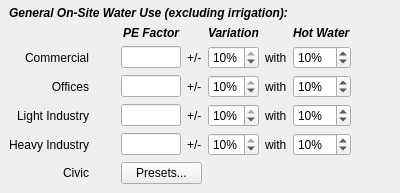
                         <widget class="QWidget" name="nres_pe_widget_2" native="true">
                          <layout class="QGridLayout" name="gridLayout_21">
                           <property name="leftMargin">
                            <number>9</number>
                           </property>
                           <property name="topMargin">
                            <number>6</number>
                           </property>
                           <property name="rightMargin">
                            <number>9</number>
                           </property>
                           <property name="bottomMargin">
                            <number>9</number>
                           </property>
                           <item row="2" column="4">
                            <widget class="QSpinBox" name="com_demandspin_2">
                             <property name="suffix">
                              <string>%</string>
                             </property>
                             <property name="maximum">
                              <number>10</number>
                             </property>
                             <property name="singleStep">
                              <number>5</number>
                             </property>
                             <property name="value">
                              <number>10</number>
                             </property>
                            </widget>
                           </item>
                           <item row="5" column="5">
                            <widget class="QLabel" name="hi_with_2">
                             <property name="text">
                              <string>with</string>
                             </property>
                            </widget>
                           </item>
                           <item row="2" column="3">
                            <widget class="QLabel" name="com_plusminus_2">
                             <property name="text">
                              <string>+/-</string>
                             </property>
                            </widget>
                           </item>
                           <item row="4" column="4">
                            <widget class="QSpinBox" name="li_demandspin_2">
                             <property name="suffix">
                              <string>%</string>
                             </property>
                             <property name="maximum">
                              <number>10</number>
                             </property>
                             <property name="singleStep">
                              <number>5</number>
                             </property>
                             <property name="value">
                              <number>10</number>
                             </property>
                            </widget>
                           </item>
                           <item row="3" column="7">
                            <spacer name="horizontalSpacer_89">
                             <property name="orientation">
                              <enum>Qt::Horizontal</enum>
                             </property>
                             <property name="sizeHint" stdset="0">
                              <size>
                               <width>40</width>
                               <height>20</height>
                              </size>
                             </property>
                            </spacer>
                           </item>
                           <item row="4" column="7">
                            <spacer name="horizontalSpacer_90">
                             <property name="orientation">
                              <enum>Qt::Horizontal</enum>
                             </property>
                             <property name="sizeHint" stdset="0">
                              <size>
                               <width>40</width>
                               <height>20</height>
                              </size>
                             </property>
                            </spacer>
                           </item>
                           <item row="5" column="7">
                            <spacer name="horizontalSpacer_91">
                             <property name="orientation">
                              <enum>Qt::Horizontal</enum>
                             </property>
                             <property name="sizeHint" stdset="0">
                              <size>
                               <width>40</width>
                               <height>20</height>
                              </size>
                             </property>
                            </spacer>
                           </item>
                           <item row="5" column="4">
                            <widget class="QSpinBox" name="hi_demandspin_2">
                             <property name="suffix">
                              <string>%</string>
                             </property>
                             <property name="maximum">
                              <number>10</number>
                             </property>
                             <property name="singleStep">
                              <number>5</number>
                             </property>
                             <property name="value">
                              <number>10</number>
                             </property>
                            </widget>
                           </item>
                           <item row="4" column="5">
                            <widget class="QLabel" name="li_with_2">
                             <property name="text">
                              <string>with</string>
                             </property>
                            </widget>
                           </item>
                           <item row="3" column="3">
                            <widget class="QLabel" name="office_plusminus_2">
                             <property name="text">
                              <string>+/-</string>
                             </property>
                            </widget>
                           </item>
                           <item row="3" column="5">
                            <widget class="QLabel" name="office_with_2">
                             <property name="text">
                              <string>with</string>
                             </property>
                            </widget>
                           </item>
                           <item row="5" column="3">
                            <widget class="QLabel" name="hi_plusminus_2">
                             <property name="text">
                              <string>+/-</string>
                             </property>
                            </widget>
                           </item>
                           <item row="4" column="3">
                            <widget class="QLabel" name="li_plusminus_2">
                             <property name="text">
                              <string>+/-</string>
                             </property>
                            </widget>
                           </item>
                           <item row="1" column="2">
                            <widget class="QLabel" name="nres_header_pefactor">
                             <property name="whatsThis">
                              <string>Estimate of the annual irrigation volume per hectare</string>
                             </property>
                             <property name="text">
                              <string>&lt;html&gt;&lt;head/&gt;&lt;body&gt;&lt;p align=&quot;center&quot;&gt;&lt;span style=&quot; font-weight:600; font-style:italic;&quot;&gt;PE Factor&lt;/span&gt;&lt;/p&gt;&lt;/body&gt;&lt;/html&gt;</string>
                             </property>
                            </widget>
                           </item>
                           <item row="3" column="4">
                            <widget class="QSpinBox" name="office_demandspin_2">
                             <property name="suffix">
                              <string>%</string>
                             </property>
                             <property name="maximum">
                              <number>10</number>
                             </property>
                             <property name="singleStep">
                              <number>5</number>
                             </property>
                             <property name="value">
                              <number>10</number>
                             </property>
                            </widget>
                           </item>
                           <item row="1" column="6">
                            <widget class="QLabel" name="nres_header_hot_2">
                             <property name="whatsThis">
                              <string>Estimate of the annual irrigation volume per hectare</string>
                             </property>
                             <property name="text">
                              <string>&lt;html&gt;&lt;head/&gt;&lt;body&gt;&lt;p&gt;&lt;span style=&quot; font-weight:600; font-style:italic;&quot;&gt;Hot Water&lt;/span&gt;&lt;/p&gt;&lt;/body&gt;&lt;/html&gt;</string>
                             </property>
                            </widget>
                           </item>
                           <item row="1" column="4">
                            <widget class="QLabel" name="nres_header_vary_2">
                             <property name="whatsThis">
                              <string>Estimate of the annual irrigation volume per hectare</string>
                             </property>
                             <property name="text">
                              <string>&lt;html&gt;&lt;head/&gt;&lt;body&gt;&lt;p&gt;&lt;span style=&quot; font-weight:600; font-style:italic;&quot;&gt;Variation&lt;/span&gt;&lt;/p&gt;&lt;/body&gt;&lt;/html&gt;</string>
                             </property>
                            </widget>
                           </item>
                           <item row="6" column="2" colspan="2">
                            <widget class="QPushButton" name="civic_presetsbutton_2">
                             <property name="text">
                              <string>Presets...</string>
                             </property>
                            </widget>
                           </item>
                           <item row="3" column="6">
                            <widget class="QSpinBox" name="office_hotbox_2">
                             <property name="suffix">
                              <string>%</string>
                             </property>
                             <property name="maximum">
                              <number>100</number>
                             </property>
                             <property name="singleStep">
                              <number>5</number>
                             </property>
                             <property name="value">
                              <number>10</number>
                             </property>
                            </widget>
                           </item>
                           <item row="2" column="0">
                            <widget class="QLabel" name="com_lbl_2">
                             <property name="text">
                              <string>Commercial</string>
                             </property>
                             <property name="alignment">
                              <set>Qt::AlignRight|Qt::AlignTrailing|Qt::AlignVCenter</set>
                             </property>
                            </widget>
                           </item>
                           <item row="4" column="6">
                            <widget class="QSpinBox" name="li_hotbox_2">
                             <property name="suffix">
                              <string>%</string>
                             </property>
                             <property name="maximum">
                              <number>100</number>
                             </property>
                             <property name="singleStep">
                              <number>5</number>
                             </property>
                             <property name="value">
                              <number>10</number>
                             </property>
                            </widget>
                           </item>
                           <item row="5" column="2">
                            <widget class="QLineEdit" name="hi_pe">
                             <property name="maximumSize">
                              <size>
                               <width>60</width>
                               <height>16777215</height>
                              </size>
                             </property>
                            </widget>
                           </item>
                           <item row="4" column="0">
                            <widget class="QLabel" name="li_lbl_2">
                             <property name="text">
                              <string>Light Industry</string>
                             </property>
                             <property name="alignment">
                              <set>Qt::AlignRight|Qt::AlignTrailing|Qt::AlignVCenter</set>
                             </property>
                            </widget>
                           </item>
                           <item row="2" column="7">
                            <spacer name="horizontalSpacer_92">
                             <property name="orientation">
                              <enum>Qt::Horizontal</enum>
                             </property>
                             <property name="sizeHint" stdset="0">
                              <size>
                               <width>40</width>
                               <height>20</height>
                              </size>
                             </property>
                            </spacer>
                           </item>
                           <item row="2" column="6">
                            <widget class="QSpinBox" name="com_hotbox_2">
                             <property name="suffix">
                              <string>%</string>
                             </property>
                             <property name="maximum">
                              <number>100</number>
                             </property>
                             <property name="singleStep">
                              <number>5</number>
                             </property>
                             <property name="value">
                              <number>10</number>
                             </property>
                            </widget>
                           </item>
                           <item row="3" column="0">
                            <widget class="QLabel" name="office_lbl_2">
                             <property name="text">
                              <string>Offices</string>
                             </property>
                             <property name="alignment">
                              <set>Qt::AlignRight|Qt::AlignTrailing|Qt::AlignVCenter</set>
                             </property>
                            </widget>
                           </item>
                           <item row="2" column="5">
                            <widget class="QLabel" name="com_with_2">
                             <property name="text">
                              <string>with</string>
                             </property>
                            </widget>
                           </item>
                           <item row="4" column="2">
                            <widget class="QLineEdit" name="li_pe">
                             <property name="maximumSize">
                              <size>
                               <width>60</width>
                               <height>16777215</height>
                              </size>
                             </property>
                            </widget>
                           </item>
                           <item row="3" column="2">
                            <widget class="QLineEdit" name="office_pe">
                             <property name="maximumSize">
                              <size>
                               <width>60</width>
                               <height>16777215</height>
                              </size>
                             </property>
                            </widget>
                           </item>
                           <item row="2" column="2">
                            <widget class="QLineEdit" name="com_pe">
                             <property name="maximumSize">
                              <size>
                               <width>60</width>
                               <height>16777215</height>
                              </size>
                             </property>
                            </widget>
                           </item>
                           <item row="5" column="6">
                            <widget class="QSpinBox" name="hi_hotbox_2">
                             <property name="suffix">
                              <string>%</string>
                             </property>
                             <property name="maximum">
                              <number>100</number>
                             </property>
                             <property name="singleStep">
                              <number>5</number>
                             </property>
                             <property name="value">
                              <number>10</number>
                             </property>
                            </widget>
                           </item>
                           <item row="5" column="0">
                            <widget class="QLabel" name="hi_lbl_2">
                             <property name="text">
                              <string>Heavy Industry</string>
                             </property>
                             <property name="alignment">
                              <set>Qt::AlignRight|Qt::AlignTrailing|Qt::AlignVCenter</set>
                             </property>
                            </widget>
                           </item>
                           <item row="2" column="1">
                            <spacer name="horizontalSpacer_93">
                             <property name="orientation">
                              <enum>Qt::Horizontal</enum>
                             </property>
                             <property name="sizeType">
                              <enum>QSizePolicy::Fixed</enum>
                             </property>
                             <property name="sizeHint" stdset="0">
                              <size>
                               <width>20</width>
                               <height>20</height>
                              </size>
                             </property>
                            </spacer>
                           </item>
                           <item row="6" column="0">
                            <widget class="QLabel" name="civic_lbl_2">
                             <property name="text">
                              <string>Civic</string>
                             </property>
                             <property name="alignment">
                              <set>Qt::AlignRight|Qt::AlignTrailing|Qt::AlignVCenter</set>
                             </property>
                            </widget>
                           </item>
                           <item row="5" column="1">
                            <spacer name="horizontalSpacer_96">
                             <property name="orientation">
                              <enum>Qt::Horizontal</enum>
                             </property>
                             <property name="sizeType">
                              <enum>QSizePolicy::Fixed</enum>
                             </property>
                             <property name="sizeHint" stdset="0">
                              <size>
                               <width>20</width>
                               <height>20</height>
                              </size>
                             </property>
                            </spacer>
                           </item>
                           <item row="3" column="1">
                            <spacer name="horizontalSpacer_94">
                             <property name="orientation">
                              <enum>Qt::Horizontal</enum>
                             </property>
                             <property name="sizeType">
                              <enum>QSizePolicy::Fixed</enum>
                             </property>
                             <property name="sizeHint" stdset="0">
                              <size>
                               <width>20</width>
                               <height>20</height>
                              </size>
                             </property>
                            </spacer>
                           </item>
                           <item row="6" column="1">
                            <spacer name="horizontalSpacer_97">
                             <property name="orientation">
                              <enum>Qt::Horizontal</enum>
                             </property>
                             <property name="sizeType">
                              <enum>QSizePolicy::Fixed</enum>
                             </property>
                             <property name="sizeHint" stdset="0">
                              <size>
                               <width>20</width>
                               <height>20</height>
                              </size>
                             </property>
                            </spacer>
                           </item>
                           <item row="4" column="1">
                            <spacer name="horizontalSpacer_95">
                             <property name="orientation">
                              <enum>Qt::Horizontal</enum>
                             </property>
                             <property name="sizeType">
                              <enum>QSizePolicy::Fixed</enum>
                             </property>
                             <property name="sizeHint" stdset="0">
                              <size>
                               <width>20</width>
                               <height>20</height>
                              </size>
                             </property>
                            </spacer>
                           </item>
                           <item row="0" column="0" colspan="7">
                            <widget class="QLabel" name="nres_pe_lbl_2">
                             <property name="whatsThis">
                              <string>Estimate of the annual irrigation volume per hectare</string>
                             </property>
                             <property name="text">
                              <string>&lt;html&gt;&lt;head/&gt;&lt;body&gt;&lt;p&gt;&lt;span style=&quot; font-weight:600; font-style:italic;&quot;&gt;General On-Site Water Use (excluding irrigation):&lt;/span&gt;&lt;/p&gt;&lt;/body&gt;&lt;/html&gt;</string>
                             </property>
                            </widget>
                           </item>
                          </layout>
                         </widget>
